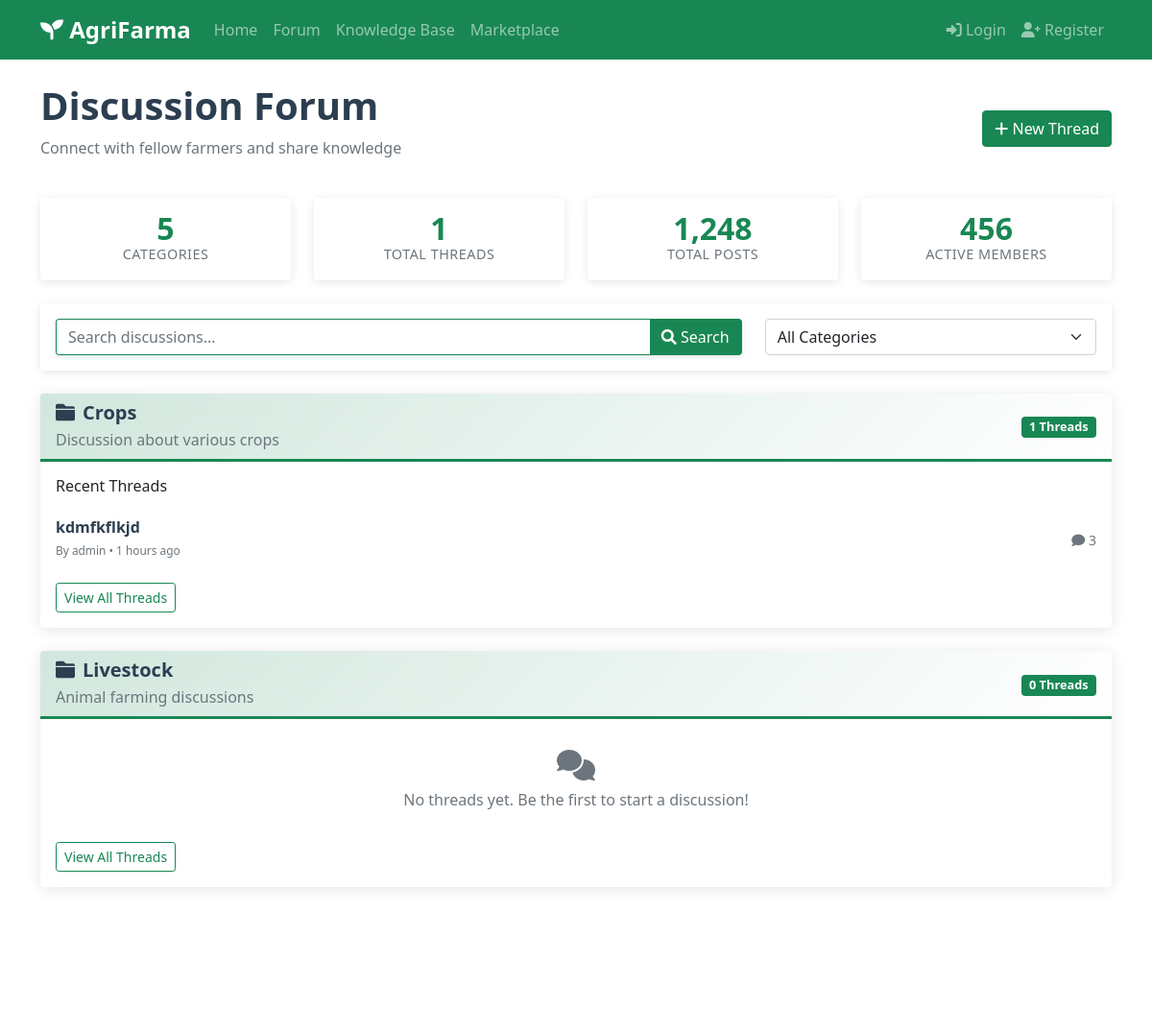
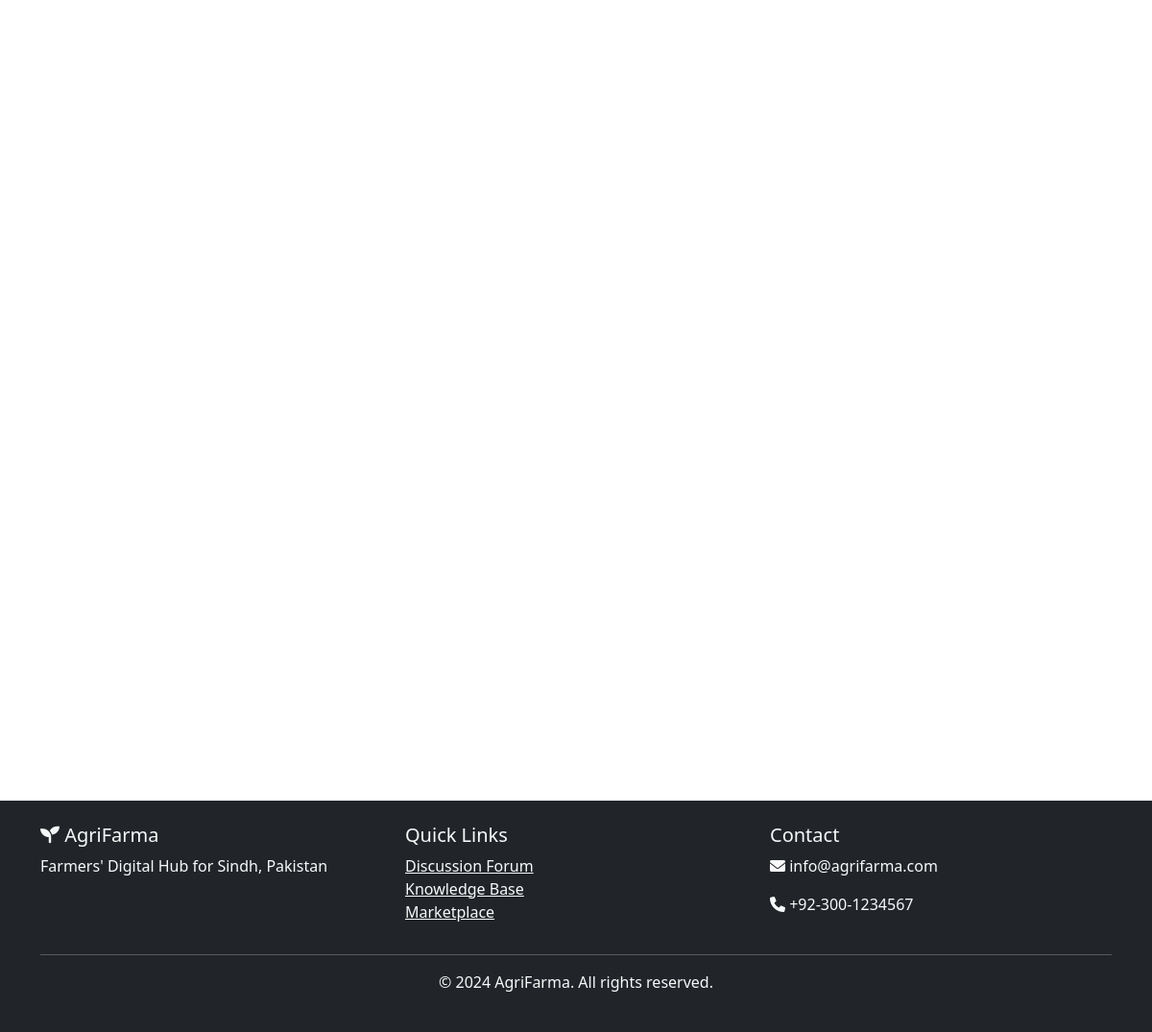
Page /forum on the committed database (2 pictures, top to bottom).
### app.py (models this page shows)
class ForumCategory(db.Model):
    id = db.Column(db.Integer, primary_key=True)
    name = db.Column(db.String(100), nullable=False)
    description = db.Column(db.Text)
    parent_id = db.Column(db.Integer, db.ForeignKey('forum_category.id'), nullable=True)
    threads = db.relationship('ForumThread', backref='category', lazy=True)

class ForumThread(db.Model):
    id = db.Column(db.Integer, primary_key=True)
    title = db.Column(db.String(200), nullable=False)
    category_id = db.Column(db.Integer, db.ForeignKey('forum_category.id'), nullable=False)
    user_id = db.Column(db.Integer, db.ForeignKey('user.id'), nullable=False)
    created_at = db.Column(db.DateTime, default=datetime.datetime.utcnow)
    updated_at = db.Column(db.DateTime, default=datetime.datetime.utcnow)
    posts = db.relationship('ForumPost', backref='thread', lazy=True, cascade='all, delete-orphan')

class User(UserMixin, db.Model):
    id = db.Column(db.Integer, primary_key=True)
    username = db.Column(db.String(80), unique=True, nullable=False)
    email = db.Column(db.String(120), unique=True, nullable=False)
    password_hash = db.Column(db.String(128))
    profession = db.Column(db.String(100))
    expertise_level = db.Column(db.String(20))
    location = db.Column(db.String(200))
    profile_picture = db.Column(db.String(200))
    is_admin = db.Column(db.Boolean, default=False)
    is_consultant = db.Column(db.Boolean, default=False)
    created_at = db.Column(db.DateTime, default=datetime.datetime.utcnow)
    threads = db.relationship('ForumThread', backref='author', lazy=True, foreign_keys='ForumThread.user_id')
    posts = db.relationship('ForumPost', backref='author', lazy=True, foreign_keys='ForumPost.user_id')
    blog_posts = db.relationship('BlogPost', backref='author', lazy=True)
    products = db.relationship('Product', backref='seller', lazy=True)
    consultant_profile = db.relationship('Consultant', backref='user', uselist=False)

### app.py (the view)
@app.route('/forum')
def forum():
    categories = ForumCategory.query.all()
    return render_template('forum/categories.html', categories=categories)

### app.py (called while the page is built)
@app.template_filter('time_ago')
def time_ago_filter(value):
    if not value:
        return "Unknown"
    now = datetime.datetime.now()
    diff = now - value
    if diff.days > 365:
        return f"{diff.days // 365} years ago"
    elif diff.days > 30:
        return f"{diff.days // 30} months ago"
    elif diff.days > 0:
        return f"{diff.days} days ago"
    elif diff.seconds > 3600:
        return f"{diff.seconds // 3600} hours ago"
    elif diff.seconds > 60:
        return f"{diff.seconds // 60} minutes ago"
    else:
        return "Just now"

### templates/forum/categories.html (shortened to what this page needs)
{% extends "base.html" %}
{% block content %}
<div class="container mt-4">
    <div class="row">
        <div class="col-12">
            <div class="d-flex justify-content-between align-items-center mb-4">
                <div>
                    <h1 class="forum-header">Discussion Forum</h1>
                    <p class="text-muted">Connect with fellow farmers and share knowledge</p>
                </div>
                <div class="forum-actions">
                    <a href="#" class="btn btn-success">
                        <i class="fas fa-plus"></i> New Thread
                    </a>
                </div>
            </div>
        </div>
    </div>
    <div class="row mb-4">
        <div class="col-md-3">
            <div class="card forum-stat-card">
                <div class="card-body text-center">
                    <div class="forum-stat-number">{{ categories|length }}</div>
                    <div class="forum-stat-label">Categories</div>
                </div>
            </div>
        </div>
        <div class="col-md-3">
            <div class="card forum-stat-card">
                <div class="card-body text-center">
                    <div class="forum-stat-number">
                        {{ categories|map(attribute='threads')|map('length')|sum }}
                    </div>
                    <div class="forum-stat-label">Total Threads</div>
                </div>
            </div>
        </div>
        <div class="col-md-3">
            <div class="card forum-stat-card">
                <div class="card-body text-center">
                    <div class="forum-stat-number">1,248</div>
                    <div class="forum-stat-label">Total Posts</div>
                </div>
            </div>
        </div>
        <div class="col-md-3">
            <div class="card forum-stat-card">
                <div class="card-body text-center">
                    <div class="forum-stat-number">456</div>
                    <div class="forum-stat-label">Active Members</div>
                </div>
            </div>
        </div>
    </div>
    <div class="card mb-4">
        <div class="card-body">
            <div class="row">
                <div class="col-md-8">
                    <div class="forum-search">
                        <div class="input-group">
                            <input type="text" class="form-control" placeholder="Search discussions...">
                            <button class="btn btn-success" type="button">
                                <i class="fas fa-search"></i> Search
                            </button>
                        </div>
                    </div>
                </div>
                <div class="col-md-4">
                    <div class="forum-filters">
                        <select class="form-select">
                            <option>All Categories</option>
                        </select>
                    </div>
                </div>
            </div>
        </div>
    </div>
    <div class="forum-categories">
        {% for category in categories %}
        <div class="card forum-category-card mb-4">
            <div class="card-header forum-category-header">
                <div class="d-flex justify-content-between align-items-center">
                    <div>
                        <h5 class="mb-1">
                            <i class="fas fa-folder me-2"></i>{{ category.name }}
                        </h5>
                        <p class="mb-0 text-muted">{{ category.description }}</p>
                    </div>
                    <div class="forum-category-stats">
                        <span class="badge bg-success">{{ category.threads|length }} Threads</span>
                    </div>
                </div>
            </div>
            <div class="card-body">
                {% if category.threads %}
                <div class="forum-recent-threads">
                    <h6 class="mb-3">Recent Threads</h6>
                    {% for thread in category.threads[-3:]|reverse %}
                    <div class="forum-thread-preview">
                        <div class="thread-main">
                            <h6 class="thread-title">
                                <a href="{{ url_for('forum_thread', thread_id=thread.id) }}" class="text-decoration-none">
                                    {{ thread.title }}
                                </a>
                            </h6>
                            <div class="thread-meta">
                                <small class="text-muted">
                                    By {{ thread.author.username }} • {{ thread.created_at|time_ago }}
                                </small>
                            </div>
                        </div>
                        <div class="thread-stats">
                            <small class="text-muted">
                                <i class="fas fa-comment"></i> {{ thread.posts|length }}
                            </small>
                        </div>
                    </div>
                    {% endfor %}
                </div>
                {% else %}
                <div class="text-center py-3">
                    <i class="fas fa-comments fa-2x text-muted mb-2"></i>
                    <p class="text-muted mb-0">No threads yet. Be the first to start a discussion!</p>
                </div>
                {% endif %}
                <div class="forum-category-actions mt-3">
                    <a href="{{ url_for('forum_category', category_id=category.id) }}" class="btn btn-outline-success btn-sm">
                        View All Threads
                    </a>
                </div>
            </div>
        </div>
        {% endfor %}
    </div>
</div>
{% endblock %}

### static/css/style.css (style rules this page uses)
:root { --primary-color: #198754; --secondary-color: #146c43; --light-green: #d1e7dd; }
.card { transition: transform 0.3s ease, box-shadow 0.3s ease; border: none; box-shadow: 0 2px 10px rgba(0,0,0,0.1); }
.btn-success { background-color: var(--primary-color); border-color: var(--primary-color); }
.forum-header { color: #2c3e50; font-weight: 700; margin-bottom: 0.5rem; }
.forum-stat-card { border: none; box-shadow: 0 2px 10px rgba(0,0,0,0.1); transition: all 0.3s ease; }
.forum-stat-number { font-size: 2rem; font-weight: 700; color: var(--primary-color); line-height: 1; }
.forum-stat-label { color: #6c757d; font-size: 0.9rem; text-transform: uppercase; letter-spacing: 0.5px; }
.forum-search .input-group { box-shadow: 0 2px 5px rgba(0,0,0,0.1); }
.forum-search .form-control { border-right: none; }
.forum-search .btn { border-left: none; }
.forum-category-card { border: none; box-shadow: 0 2px 15px rgba(0,0,0,0.1); transition: all 0.3s ease; }
.forum-category-header { background: linear-gradient(135deg, var(--light-green), #ffffff); border-bottom: 3px solid var(--primary-color); }
.forum-category-header h5 { color: #2c3e50; font-weight: 600; }
.forum-category-stats .badge { font-size: 0.8rem; }
.forum-recent-threads { margin-bottom: 1rem; }
.forum-thread-preview { display: flex; justify-content: space-between; align-items: center; padding: 0.5rem 0; }
.thread-main { flex: 1; }
.thread-title { margin-bottom: 0.25rem; font-weight: 600; }
.thread-title a { color: #2c3e50; text-decoration: none; transition: color 0.3s ease; }
.thread-meta { color: #6c757d; font-size: 0.85rem; }
.thread-stats { text-align: right; }
.forum-category-actions { display: flex; gap: 0.5rem; flex-wrap: wrap; }
.form-control:valid { border-color: #198754; }

### rows in the picture
ForumCategory: name "Crops", description "Discussion about various crops", threads|length "1"
ForumThread: title "kdmfkflkjd", author.username "admin", created_at "1 hours ago", posts|length "3"
ForumCategory: name "Livestock", description "Animal farming discussions", threads|length "0", shows "No threads yet. Be the first to start a discussion!"

### other values in the picture
{{ categories|length }} "5"
{{ categories|map(attribute='threads')|map('length')|sum }} "1"
